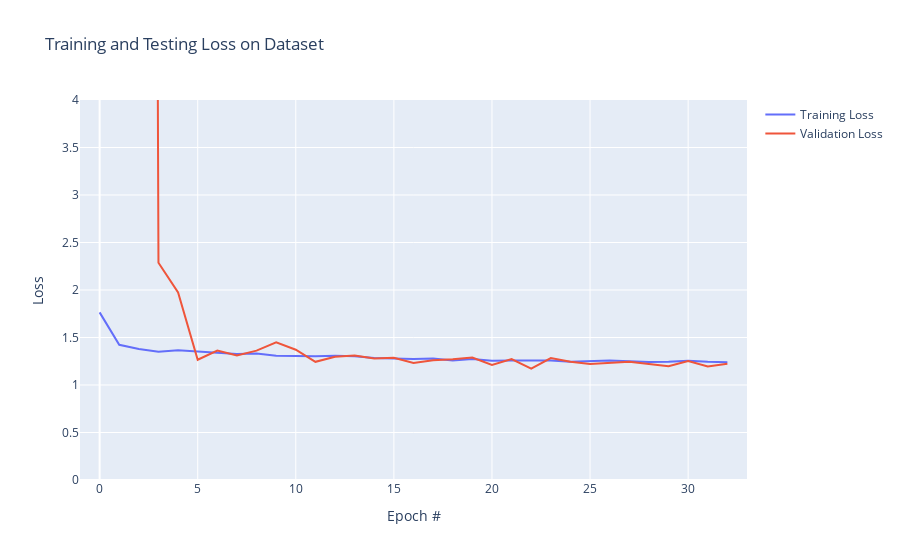

Notebook cell for this chart:
### Markdown cell above
## Plotting the loss

### Code cell
H = pd.DataFrame(H)

# create figure
fig = go.Figure()
fig.add_trace(go.Scatter(x=H.index, y=H['train_loss'],
                    mode='lines',
                    name='Training Loss'))
fig.add_trace(go.Scatter(x=H.index, y=H['validation_loss'],
                    mode='lines',
                    name='Validation Loss'))

fig.update_layout(title='Training and Testing Loss on Dataset',
                   xaxis_title='Epoch #',
                   yaxis_title='Loss')

fig.update_xaxes(range = [-1,33])
fig.update_yaxes(range = [0,4])

fig.show()

### Figure 1 — Plotly figure (JSON) as saved in the notebook; plotly's stock layout.template omitted (floating-point values rounded to 4 significant figures)
{"data": [{"mode": "lines", "name": "Training Loss", "type": "scatter", "x": [0, 1, 2, 3, 4, 5, 6, 7, 8, 9, 10, 11, 12, 13, 14, 15, 16, 17, 18, 19, 20, 21, 22, 23, 24, 25, 26, 27, 28, 29, 30, 31, 32], "y": [1.764, 1.424, 1.379, 1.35, 1.365, 1.353, 1.334, 1.327, 1.33, 1.307, 1.307, 1.303, 1.309, 1.303, 1.284, 1.276, 1.274, 1.279, 1.259, 1.273, 1.255, 1.257, 1.262, 1.259, 1.246, 1.251, 1.259, 1.249, 1.241, 1.246, 1.255, 1.245, 1.24]}, {"mode": "lines", "name": "Validation Loss", "type": "scatter", "x": [0, 1, 2, 3, 4, 5, 6, 7, 8, 9, 10, 11, 12, 13, 14, 15, 16, 17, 18, 19, 20, 21, 22, 23, 24, 25, 26, 27, 28, 29, 30, 31, 32], "y": [161000.0, 315.0, 56.36, 2.286, 1.973, 1.266, 1.362, 1.312, 1.362, 1.448, 1.371, 1.244, 1.298, 1.311, 1.279, 1.286, 1.231, 1.261, 1.27, 1.289, 1.212, 1.273, 1.173, 1.284, 1.245, 1.221, 1.232, 1.246, 1.22, 1.199, 1.253, 1.196, 1.224]}], "layout": {"title": {"text": "Training and Testing Loss on Dataset"}, "xaxis": {"range": [-1, 33], "title": {"text": "Epoch #"}}, "yaxis": {"range": [0, 4], "title": {"text": "Loss"}}}}
